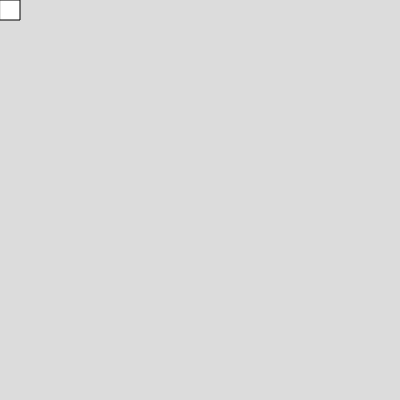
Frame 1 (no input)
Frame 60 (no input): identical to frame 1, image omitted
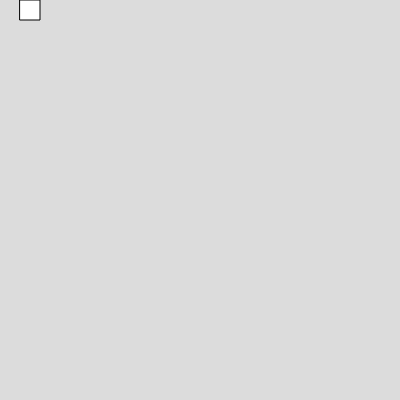
Frame 120 (the mouse pressed at the canvas centre since frame 60)

The p5.js sketch that drew these frames (run headless with seeded random() and noise() and a simulated clock; from frame 60 on, the mouse is pressed at the canvas centre):

// p5.js sketch
// ── sketch.js
// Project Title
// Your Name
// Date
//
// Extra for Experts:
// - describe what you did to take this project "above and beyond"

let boxX = 0;
let boxY = 0;
let side = 0; // 0 - top, 1 - right side, 2, - bottom, 3 - left
let movementSpeed = 100;
let boxSize = 20;

function setup() {
  createCanvas(400, 400);
  setTimeout(moveBox, movementSpeed);
}

function moveBox(){
  if (boxX === width - boxSize && side === 0){
    side = 1;
  }
  if (boxY === width - boxSize && side === 1){
    side = 2;
  }  
  if (boxX === boxSize - boxSize && side === 2){
    side = 3;
  }
  if (boxX === 0 && boxY === 0){
    side = 0;
  }  

  // failsafe
  if (boxX > width){
    boxX = width - boxSize * 2
  }
  if (boxY > height){
    boxY = height - boxSize *2
  }
  if (boxX < 0){
    boxX = boxSize *2
  }
  if (boxY < 0){
    boxY = boxSize *2
  }

  switch(side){
    case 0:
      boxX += boxSize;
      break;
    case 1:
      boxY += boxSize;
      break;
    case 2:
      boxX -= boxSize;
      break;
    case 3:
      boxY -= boxSize;
      break;
  }

  setTimeout(moveBox, movementSpeed);
}

function drawMovingSquare(){
  rect(boxX,boxY, boxSize,boxSize)
}

function keyPressed(){
  switch(keyCode){
    case 65: // a
      boxSize += 10;
      break;
    case 68: //d
      boxSize -= 10;
      break;
    case 87: // w
      movementSpeed -= 10;
      break;
    case 83:
      movementSpeed += 10;
      break;
  }
}

function draw() {
  background(220);
  console.log(keyCode)
  drawMovingSquare()
}
